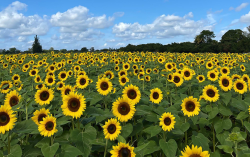
#> input picture the_berry_farms_sunflower_field.jpg, 250 x 157 px
$ python blob_detection.py
#> lines starting #> are read from the running program, lines starting #| are printed output that depends on the picture; after the words box and inside, x2 and y2 are one past the last pixel; in counts of white or black regions, pixels touching at a corner belong together
import cv2 as cv
import numpy as np
import matplotlib.pyplot as plt

img = cv.imread('the_berry_farms_sunflower_field.jpg',cv.IMREAD_REDUCED_COLOR_4)
#> img is the input picture: shape (157, 250, 3); mean B, G, R 85.7, 120.4, 106.5
img_RGB = cv.cvtColor(img, cv.COLOR_BGR2RGB)

#plot image
plt.imshow(img_RGB)
plt.title('Original Image')
plt.axis('off')
plt.show()

# define log kernel
def log_kernel(sigma, size):
    if size % 2 == 0:
        size += 1
    sigma2 = sigma ** 2
    idx_range = np.linspace(-(size - 1) / 2., (size - 1) / 2., size)
    x_idx, y_idx = np.meshgrid(idx_range, idx_range)
    tmp_cal = -(np.square(x_idx) + np.square(y_idx)) / (2. * sigma2)
    kernel = np.exp(tmp_cal)
    kernel[kernel < np.finfo(float).eps * np.amax(kernel)] = 0
    k_sum = np.sum(kernel)
    if k_sum != 0:
        kernel /= np.sum(kernel)
    tmp_kernel = np.multiply(kernel, np.square(x_idx) + np.square(y_idx) - 2 * sigma2) / (sigma2 ** 2)
    kernel = tmp_kernel - np.sum(tmp_kernel) / (size ** 2)
    return kernel

# blob detection
def detect_blobs(img, sigma_scales, threshold):
    gray = cv.cvtColor(img, cv.COLOR_BGR2GRAY)
    gray = np.float32(gray)
    cv.normalize(gray, gray, 1, 0, cv.NORM_MINMAX)

    sigma0 = np.sqrt(2)
    k = np.sqrt(2)
    num_scales = sigma_scales
    sigmas = sigma0 * np.power(k, np.arange(num_scales))
    sigmas = [num_scales]*num_scales


    # apply LoG kernel filtering with scaled kernel size and sigma
    img_stack = None
    for i in range(num_scales):
        size = int(2 * np.ceil(4 * sigmas[i]) + 1)
        # with Laplacian response normalization
        kernel = log_kernel(sigmas[i], size) * np.power(sigmas[i], 2)
        filtered = cv.filter2D(gray, cv.CV_32F, kernel)
        filtered = pow(filtered, 2)
        if i == 0:
            img_stack = filtered
        else:
            img_stack = np.dstack((img_stack, filtered))

    # Maximum response extraction
    scale_space = None
    for i in range(num_scales):
        filtered = cv.dilate(img_stack[:, :, i], np.ones((3, 3)), cv.CV_32F, (-1, -1), 1, cv.BORDER_CONSTANT)
        if i == 0:
            scale_space = filtered
        else:
            scale_space = np.dstack((scale_space, filtered))
    max_stack = np.amax(scale_space, axis=2)
    max_stack = np.repeat(max_stack[:, :, np.newaxis], num_scales, axis=2)
    max_stack = np.multiply((max_stack == scale_space), scale_space)

    radius_vec = None
    x_vec = None
    y_vec = None
    for i in range(num_scales):
        radius = np.sqrt(2) * sigmas[i]
        threshold = threshold
        # filter out redundant response
        valid = (max_stack[:, :, i] == img_stack[:, :, i]) * img_stack[:, :, i]
        valid[valid <= threshold] = 0
        (x, y) = np.nonzero(valid)
        if i == 1:
            x_vec = x
            y_vec = y
            radius_vec = np.repeat(radius, np.size(x))
        else:
            x_vec = np.concatenate((x_vec, x), axis=None)
            y_vec = np.concatenate((y_vec, y), axis=None)
            tmp_vec = np.repeat(radius, np.size(x))
            radius_vec = np.concatenate((radius_vec, tmp_vec), axis=None)

    return x_vec, y_vec, radius_vec

img = cv.imread('the_berry_farms_sunflower_field.jpeg', cv.IMREAD_REDUCED_COLOR_4)
x_all = []
y_all = []
radii_all = []
for sigma_scale in range(2, 10):
    x_coords, y_coords, radii = detect_blobs(img, sigma_scale, 0.1)
    x_all.append(x_coords)
    y_all.append(y_coords)
    radii_all.append(radii)
#> this loop made 8 passes
#> (x_coords, y_coords, radii) on passes 3 to 4: ([104, 108, 104, 108, 104, 108], [73, 123, 73, 123, 73, 123], [5.66, 5.66, 5.66, 5.66, 5.66, 5.66]), ([104, 118, 104, 118, 104, 118, 104, 118], [73, 0, 73, 0, 73, 0, 73, 0], [7.07, 7.07, 7.07, 7.07, 7.07, 7.07, 7.07, 7.07])
#> (x_coords, y_coords) on pass 1: ([71, 73, 75, 75, 79, 80, 81, 82, 85, 91, 95, 120], [224, 186, 63, 212, 176, 50, 82, 225, 239, 67, 155, 167])
#> pass 1, in detect_blobs, `gray = cv.cvtColor(img, cv.COLOR_BGR2GRAY)`:
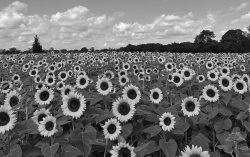
#> gray: shape (157, 250); min 5, max 251, mean 112.3
#> after the loop, radii_all = 8 items; x_all = 8 items; y_all = 8 items

x_all = np.concatenate(x_all, axis=None)
#> x_all = 44 values, max 128 at index 20, min 71 at index 0, mean 99.75
y_all = np.concatenate(y_all, axis=None)
#> y_all = 44 values, max 239 at index 8, min 0 at index 37, mean 117.9
radii_all = np.concatenate(radii_all, axis=None)
#> radii_all = 44 values from 2.83 to 7.07

output_img = img.copy()
for i in range(int(len(x_all))):
    cv.circle(output_img, (y_all[i], x_all[i]), int(radii_all[i]), (0, 0, 255), 1)
#> this loop made 44 passes
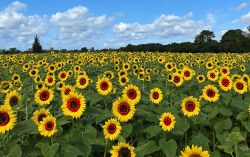
#> output_img: shape (157, 250, 3); 0.99% of pixels changed, all inside (x1, y1, x2, y2) = (0, 69, 242, 133)

fig, ax = plt.subplots(figsize=(6, 6))

ax.imshow(cv.cvtColor(output_img, cv.COLOR_BGR2RGB))
ax.axis('off')
ax.set_title('Laplacian of Gaussian Blobs (with increased threshold)')

plt.show()
